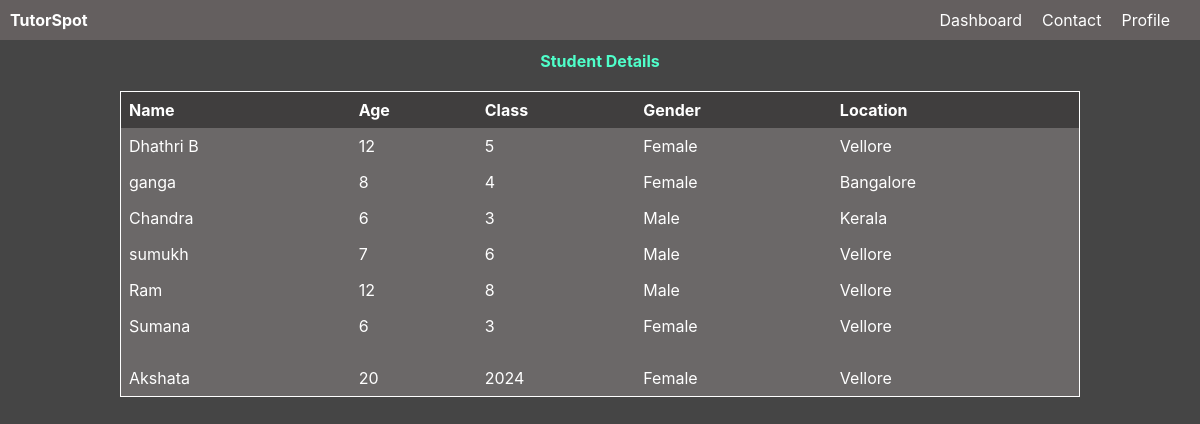
Screenshot of /NGO/student_details.php with the database file from the repository.
### tables this page shows
CREATE TABLE `ngo_students` (
  `id` int(11) NOT NULL,
  `name` varchar(50) NOT NULL,
  `age` varchar(255) NOT NULL,
  `class` varchar(100) NOT NULL,
  `gender` varchar(100) NOT NULL,
  `location` varchar(255) DEFAULT NULL
);

### NGO/student_details.php (the view, shortened to what this page needs)
<!DOCTYPE html>
<html>
	<head>
        <link href="style.css" rel="stylesheet" type="text/css">
		<link rel="stylesheet" href="https://cdnjs.cloudflare.com/ajax/libs/font-awesome/6.2.0/css/all.min.css">
	</head>
	<body>
        <div class="header">
            <h1>TutorSpot</h1>
            <nav>
                <ul>
                    <li><a href="dashboard.html">Dashboard</a></li>
                    <li><a href="#">Contact</a></li>
                    <li><a href="#">Profile</a></li>
                </ul>
            </nav>
        </div>
        <h1 style="color: #4FFFCA; text-align: center;">Student Details</h1>
	</body>
</html>
<?php
$servername = "localhost";
$username = "root";
$password = "";
$dbname = "tutorspot";
$conn = mysqli_connect($servername, $username, $password, $dbname);
$sql = "SELECT * FROM ngo_students";
$result = mysqli_query($conn, $sql);
if (mysqli_num_rows($result) > 0) {
  echo "<table>";
  echo "<tr><th>Name</th><th>Age</th><th>Class</th><th>Gender</th><th>Location</th></tr>";
  while ($row = mysqli_fetch_assoc($result)) {
    echo "<tr><td>".$row['name']."</td><td>".$row['age']."</td><td>".$row['class']."</td><td>".$row['gender']."</td><td>".$row['location']."</td></tr>";
  }
  echo "</table>";
} else {
  echo "No students found.";
}
?>

### NGO/style.css (style rules this page uses)
* { box-sizing: border-box; font-family: -apple-system, BlinkMacSystemFont, "segoe ui", roboto, oxygen, ubuntu, cantarell, "fira sans", "droid sans", "helvetica neue", Arial, sans-serif; font-size: 16px; }
body { background-color: #454545; margin: 0; }
.header { background-color: #645F5F; color: #fff; display: flex; justify-content: space-between; align-items: center; padding: 10px; }
.header h1 { margin: 0; }
.header nav ul { list-style: none; margin: 0; padding: 0; display: flex; }
.header nav li { margin-right: 20px; }
.header nav a { color: #fff; text-decoration: none; }

### NGO/student_details.php (style rules this page uses)
table { border-collapse: collapse; width: 80%; padding: 8px; border: 1px solid white; margin-top: 20px; margin-left: auto; margin-right: auto; }
th, td { text-align: left; padding: 8px; }
th { background-color: #403e3e; color: #fff; }
tr { background-color:#6b6868; color:#ffff; }

### rows the page displays
ngo_students: name "Dhathri B", age "12", class "5", gender "Female", location "Vellore"
ngo_students: name "ganga", age "8", class "4", gender "Female", location "Bangalore"
ngo_students: name "Chandra", age "6", class "3", gender "Male", location "Kerala"
ngo_students: name "sumukh", age "7", class "6", gender "Male", location "Vellore"
ngo_students: name "Ram", age "12", class "8", gender "Male", location "Vellore"
ngo_students: name "Sumana", age "6", class "3", gender "Female", location "Vellore"
ngo_students: name "Akshata", age "20", class "2024", gender "Female", location "Vellore"
